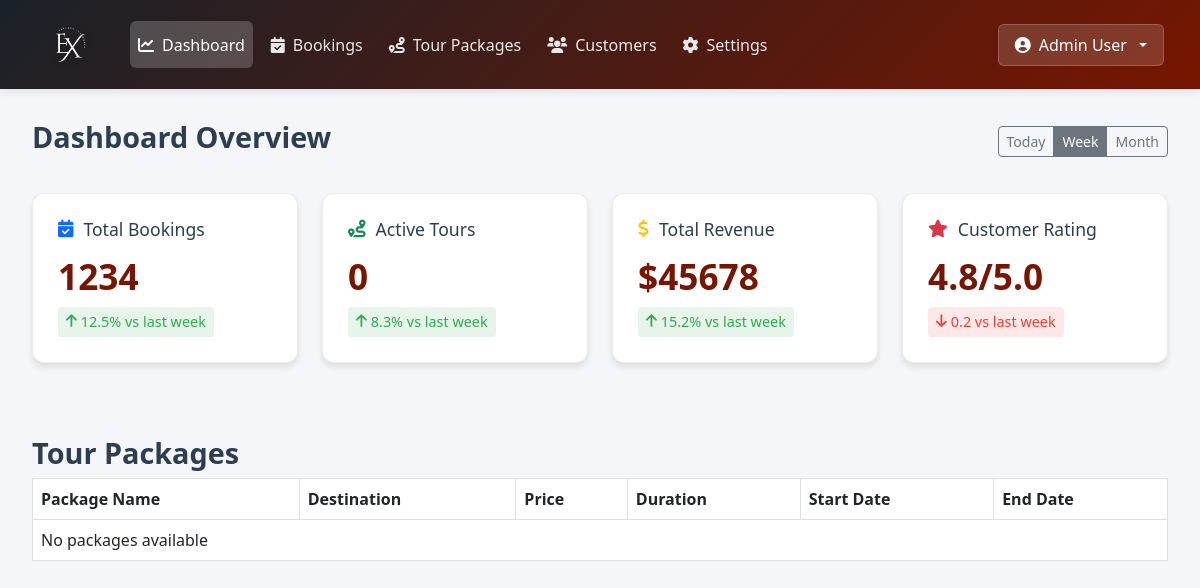
Before: /admin_home (signed in) with the older database file.
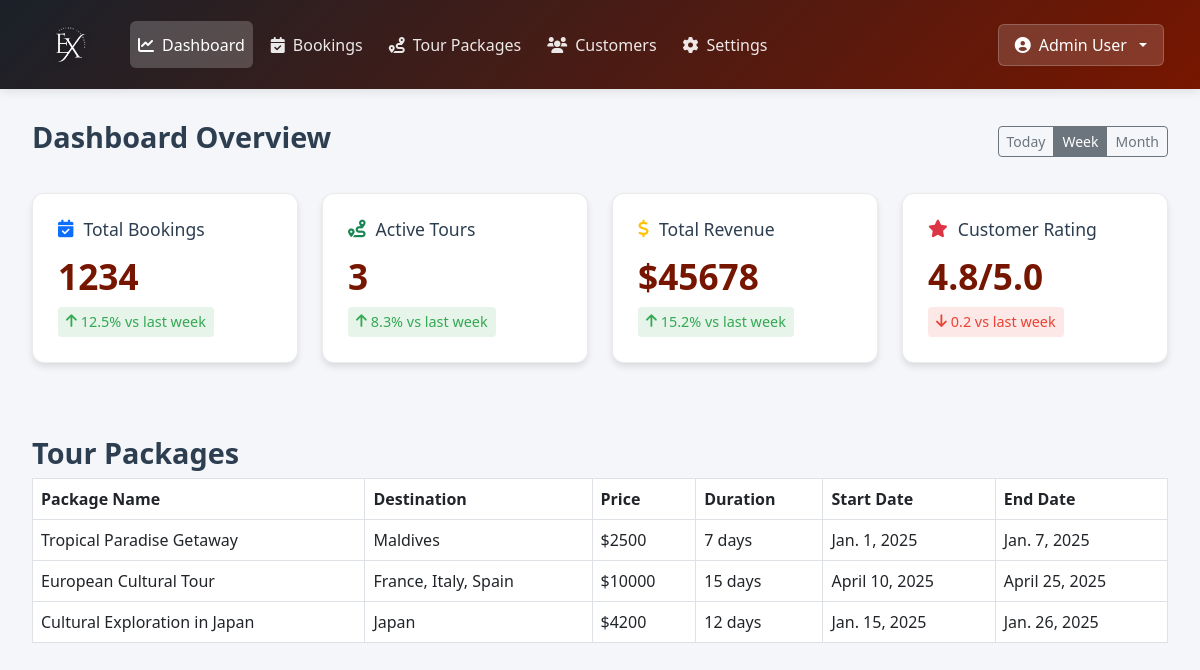
After: the same page with the newer database file.
### app/models.py (models this page shows)
class TourPackage(models.Model):
    package_name = models.CharField(max_length=255)  # Package Name
    destination = models.CharField(max_length=255)  # Destination
    duration_days = models.PositiveIntegerField()  # Duration in days
    price = models.PositiveIntegerField()  # Price
    rating = models.FloatField()  # Rating
    description = models.TextField()  # Description
    image = models.FileField()
    max_capacity = models.PositiveIntegerField()  # Maximum Capacity
    start_date = models.DateField()  # Start Date
    end_date = models.DateField()  # End Date
    accommodation = models.BooleanField(default=False)  # Accommodation
    meals = models.BooleanField(default=False)  # Meals
    transport = models.BooleanField(default=False)  # Transport

### app/views.py (the view)
# urls.py: path('admin_home',views.admin_home),
def admin_home(request):
    if 'admin' in request.session:
        packages = TourPackage.objects.all()
        total_bookings = 1234  # Example: Replace with actual calculation
        active_tours = packages.count()  # Total number of active tours
        total_revenue = 45678  # Example: Replace with actual revenue calculation
        customer_rating = 4.8  # Example: Replace with actual rating
        context = {
            'packages': packages,
            'total_bookings': total_bookings,
            'active_tours': active_tours,
            'total_revenue': total_revenue,
            'customer_rating': customer_rating,
        }
        return render(request, 'admin/home.html', context)
    else:
        return redirect(log)  # Redirect to login if not an admin

### templates/admin/home.html (shortened to what this page needs)
<!DOCTYPE html>
<html lang="en">
<head>
    <link href="https://cdn.jsdelivr.net/npm/bootstrap@5.3.0/dist/css/bootstrap.min.css" rel="stylesheet">
    <link href="https://cdnjs.cloudflare.com/ajax/libs/font-awesome/6.0.0/css/all.min.css" rel="stylesheet">
    {% load static %}
    <link rel="stylesheet" href="{% static 'css/admin/home.css' %}">
</head>
<body>
    <nav class="navbar navbar-expand-lg fixed-top">
        <div class="container-fluid">
            <div class="logo me-4">
                <div class="logo">
                    <img src="{% static 'images/logo31.png' %}" alt="Company Logo">
                </div>
            </div>
            <div class="collapse navbar-collapse" id="navbarNav">
                <ul class="navbar-nav me-auto mb-2 mb-lg-0">
                    <li class="nav-item">
                        <a class="nav-link active" href="../admin_home"><i class="fas fa-chart-line"></i>Dashboard</a>
                    </li>
                    <li class="nav-item">
                        <a class="nav-link" href=""><i class="fas fa-calendar-check"></i>Bookings</a>
                    </li>
                    <li class="nav-item">
                        <a class="nav-link" href="../tours"><i class="fas fa-route"></i>Tour Packages</a>
                    </li>
                    <li class="nav-item">
                        <a class="nav-link" href="../customer"><i class="fas fa-users"></i>Customers</a>
                    </li>
                    <li class="nav-item">
                        <a class="nav-link" href="#"><i class="fas fa-cog"></i>Settings</a>
                    </li>
                </ul>
                <div class="user-dropdown dropdown">
                    <button class="btn dropdown-toggle" type="button" id="userDropdown" data-bs-toggle="dropdown">
                        <i class="fas fa-user-circle"></i>
                        Admin User
                    </button>
                </div>
            </div>
        </div>
    </nav>
    <div class="main-content">
        <div class="container-fluid">
            <div class="dashboard-header">
                <h4 class="dashboard-title">Dashboard Overview</h4>
                <div class="btn-group">
                    <button class="btn btn-outline-secondary btn-sm">Today</button>
                    <button class="btn btn-outline-secondary btn-sm active">Week</button>
                    <button class="btn btn-outline-secondary btn-sm">Month</button>
                </div>
            </div>
            <div class="row">
                <div class="col-xl-3 col-md-6">
                    <div class="dashboard-card">
                        <h5><i class="fas fa-calendar-check text-primary"></i>Total Bookings</h5>
                        <h2>{{ total_bookings }}</h2>
                        <div class="trend-indicator trend-up">
                            <i class="fas fa-arrow-up"></i>
                            12.5% vs last week
                        </div>
                    </div>
                </div>
                <div class="col-xl-3 col-md-6">
                    <div class="dashboard-card">
                        <h5><i class="fas fa-route text-success"></i>Active Tours</h5>
                        <h2>{{ active_tours }}</h2>
                        <div class="trend-indicator trend-up">
                            <i class="fas fa-arrow-up"></i>
                            8.3% vs last week
                        </div>
                    </div>
                </div>
                <div class="col-xl-3 col-md-6">
                    <div class="dashboard-card">
                        <h5><i class="fas fa-dollar-sign text-warning"></i>Total Revenue</h5>
                        <h2>${{ total_revenue }}</h2>
                        <div class="trend-indicator trend-up">
                            <i class="fas fa-arrow-up"></i>
                            15.2% vs last week
                        </div>
                    </div>
                </div>
                <div class="col-xl-3 col-md-6">
                    <div class="dashboard-card">
                        <h5><i class="fas fa-star text-danger"></i>Customer Rating</h5>
                        <h2>{{ customer_rating }}/5.0</h2>
                        <div class="trend-indicator trend-down">
                            <i class="fas fa-arrow-down"></i>
                            0.2 vs last week
                        </div>
                    </div>
                </div>
            </div>
            <div class="tour-packages-section mt-5">
                <h4 class="dashboard-title">Tour Packages</h4>
                <table class="table table-bordered">
                    <thead>
                        <tr>
                            <th>Package Name</th>
                            <th>Destination</th>
                            <th>Price</th>
                            <th>Duration</th>
                            <th>Start Date</th>
                            <th>End Date</th>
                        </tr>
                    </thead>
                    <tbody>
                        {% for package in packages %}
                            <tr>
                                <td>{{ package.package_name }}</td>
                                <td>{{ package.destination }}</td>
                                <td>${{ package.price }}</td>
                                <td>{{ package.duration_days }} days</td>
                                <td>{{ package.start_date }}</td>
                                <td>{{ package.end_date }}</td>
                            </tr>
                        {% empty %}
                            <tr>
                                <td colspan="6">No packages available</td>
                            </tr>
                        {% endfor %}
                    </tbody>
                </table>
            </div>
</body>
</html>

### static/css/admin/home.css (style rules this page uses)
:root { --primary-color: #1a2129; --secondary-color: #771600; --accent-color: #e74c3c; --background-light: #f8f9fa; --text-dark: #2c3e50; --card-shadow: 0 4px 6px rgba(0, 0, 0, 0.1); }
body { background-color: #f5f6fa; font-family: 'Segoe UI', system-ui, -apple-system, sans-serif; }
.navbar { background: linear-gradient(135deg, var(--primary-color), var(--secondary-color)); padding: 0.75rem 1.5rem; box-shadow: 0 2px 10px rgba(0,0,0,0.1); }
.logo img { max-height: 65px; width: auto; object-fit: contain; filter: drop-shadow(0 2px 4px rgba(0,0,0,0.2)); }
.navbar-nav .nav-link { color: rgba(255, 255, 255, 0.9) !important; font-weight: 500; padding: 0.7rem 1.2rem; border-radius: 6px; margin: 0 5px; transition: all 0.3s ease; }
.navbar-nav .nav-link.active { background-color: rgba(255, 255, 255, 0.2); color: #fff !important; }
.navbar-nav .nav-link i { margin-right: 8px; }
.user-dropdown .btn { background: rgba(255, 255, 255, 0.15); border: 1px solid rgba(255, 255, 255, 0.2); padding: 0.5rem 1rem; color: white; font-weight: 500; border-radius: 6px; display: flex; align-items: center; gap: 8px; }
.main-content { margin-top: 100px; padding: 20px; }
.dashboard-header { display: flex; justify-content: space-between; align-items: center; margin-bottom: 30px; }
.dashboard-title { font-size: 1.8rem; color: var(--text-dark); font-weight: 600; }
.dashboard-card { background: white; border-radius: 12px; padding: 25px; margin-bottom: 25px; box-shadow: var(--card-shadow); transition: transform 0.3s ease; border: 1px solid rgba(0,0,0,0.08); }
.dashboard-card h5 { color: var(--text-dark); font-size: 1.1rem; margin-bottom: 15px; display: flex; align-items: center; gap: 10px; }
.dashboard-card h2 { color: var(--secondary-color); font-size: 2.2rem; font-weight: 600; margin-bottom: 10px; }
.trend-indicator { font-size: 0.9rem; padding: 4px 8px; border-radius: 4px; display: inline-flex; align-items: center; gap: 4px; }
.trend-up { background-color: #e6f4ea; color: #34a853; }
.trend-down { background-color: #fce8e6; color: #ea4335; }

Changed rows visible on the page:
added TourPackage: package_name "Tropical Paradise Getaway", destination "Maldives", price "2500", duration_days "7", start_date "Jan. 1, 2025", end_date "Jan. 7, 2025"
added TourPackage: package_name "European Cultural Tour", destination "France, Italy, Spain", price "10000", duration_days "15", start_date "April 10, 2025", end_date "April 25, 2025"
added TourPackage: package_name "Cultural Exploration in Japan", destination "Japan", price "4200", duration_days "12", start_date "Jan. 15, 2025", end_date "Jan. 26, 2025"
Other visible differences:
{{ active_tours }}: "0" → "3"
text no longer shown: "No packages available"
